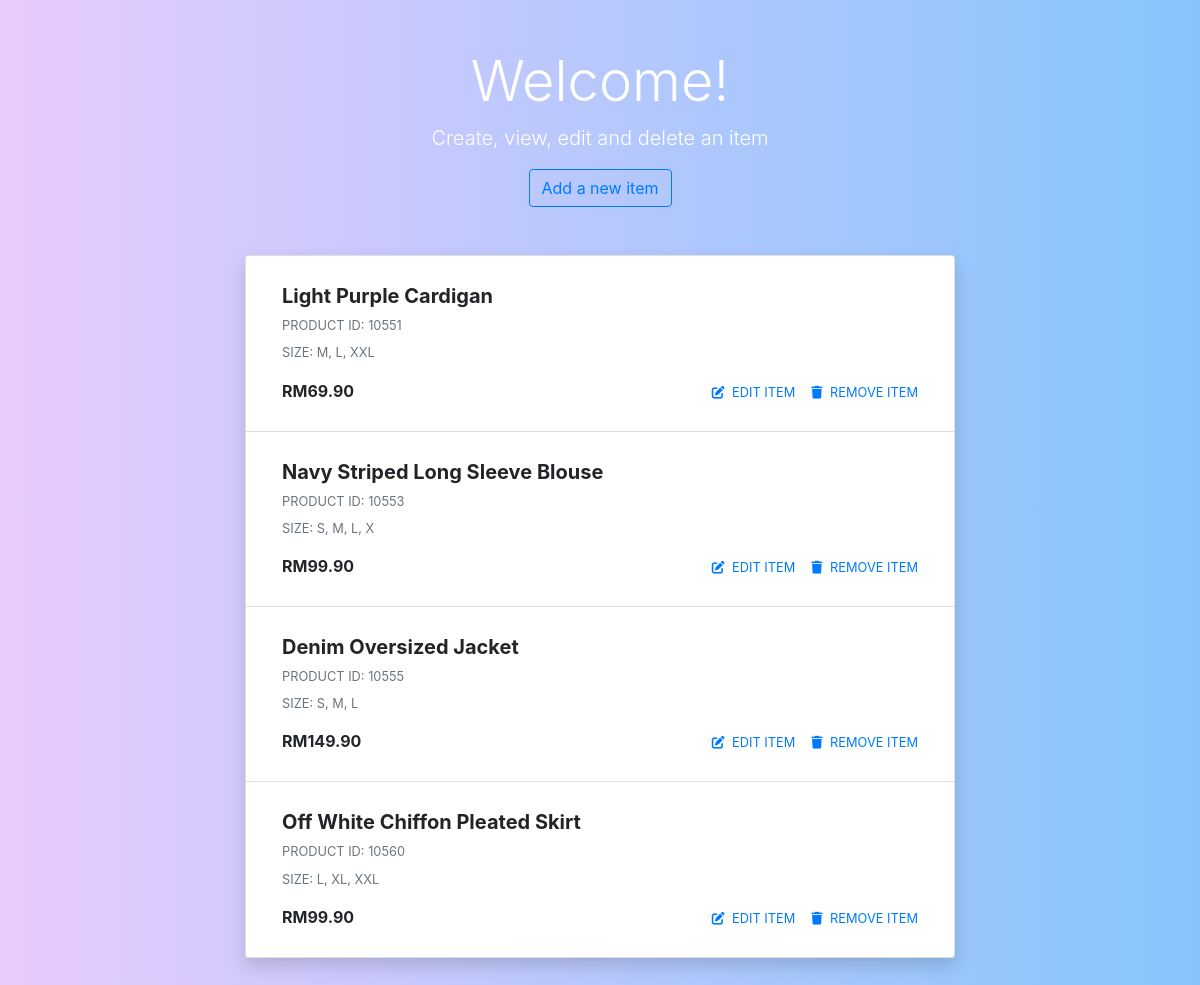
The page / on the database its author committed.
### tables this page shows
CREATE TABLE `product` (
  `Product_ID` int(11) NOT NULL,
  `Name` varchar(50) NOT NULL,
  `Size` varchar(10) NOT NULL,
  `Price` decimal(10,2) NOT NULL
);

### index.php (the view, shortened to what this page needs)
<?php
    include_once("dbconfig.php");
    $result = mysqli_query($mysqli, "SELECT * FROM Product ORDER BY Product_ID ASC");
?>
<!DOCTYPE html>
    <html>
       <head>
           <link rel="stylesheet" href="https://stackpath.bootstrapcdn.com/bootstrap/4.4.1/css/bootstrap.min.css">
       </head>
       <body>
           <div class="container">
               <main>
                   <div class="container py-5">
                       <div class="row text-center text-white mb-5">
                           <div class="col-lg-7 mx-auto">
                               <h1 class="display-4">Welcome!</h1>
                               <p class="lead">Create, view, edit and delete an item</p>
                               <a href="add.html">
                                   <button type="button" class="btn btn-outline-primary btn-rounded waves-effect">Add a new item</button>
                               </a>
                           </div>
                       </div>
                       <div class="row">
                           <div class="col-lg-8 mx-auto">
                               <ul class="list-group shadow">
                                   <?php
                                    while ($res = mysqli_fetch_array($result)) {
                                        echo "<li class=\"list-group-item\">";
                                        echo "<div class=\"media align-items-lg-center flex-column flex-lg-row p-3\">";
                                        echo "<div class=\"media-body order-2 order-lg-1\">";
                                        echo "<h5 class=\"mt-0 font-weight-bold mb-2\">" . $res[1] . "</h5>";
                                        echo "<div class=\"d-flex justify-content-between\">";
                                        echo "<div>";
                                        echo "<p class=\"mb-2 text-muted text-uppercase small\">Product ID: " . $res[0] . "</p>";
                                        echo "<p class=\"mb-3 text-muted text-uppercase small\">Size: " . $res[2] . "</p>";
                                        echo "</div>";
                                        echo "</div>";
                                        echo "<div class=\"d-flex justify-content-between align-items-center\">";
                                        echo "<p class=\"mb-0\"><span><strong>RM" . $res[3] . "</strong></span></p>";
                                        echo "<div>";
                                        echo "<a href=\"edit.php?product_id=$res[0]\" type=\"button\" class=\"card-link-secondary small text-uppercase mr-3\"><i class=\"fas fa-edit mr-1\"></i> Edit item </a>";
                                        echo "<a href=\"delete.php?product_id=$res[0]\"
                                        onclick=\"return confirm('Are you sure to delete this item?');\"
                                        type=\"button\" class=\"card-link-secondary small text-uppercase\">
                                        <i class=\"fas fa-trash mr-1\" id=\"trash-icon\"></i>
                                        Remove item </a>";
                                        echo "</div>";
                                        echo "</div>";
                                        echo "</div>";
                                        echo "</div>";
                                        echo "</li>";
                                    }
                                    ?>
                               </ul>
                           </div>
                       </div>
                   </div>
               </main>
           </div>
       </body>
       </html>

### index.php (style rules this page uses)
body { background: -webkit-linear-gradient(to right, #e8cbfd, #86c5fc); background: linear-gradient(to right, #e8cbfd, #86c5fc); min-height: 100vh; }

### rows shown on the page
product: Name "Light Purple Cardigan", Product_ID "10551", Size "M, L, XXL", Price "69.90"
product: Name "Navy Striped Long Sleeve Blouse", Product_ID "10553", Size "S, M, L, X", Price "99.90"
product: Name "Denim Oversized Jacket", Product_ID "10555", Size "S, M, L", Price "149.90"
product: Name "Off White Chiffon Pleated Skirt", Product_ID "10560", Size "L, XL, XXL", Price "99.90"
